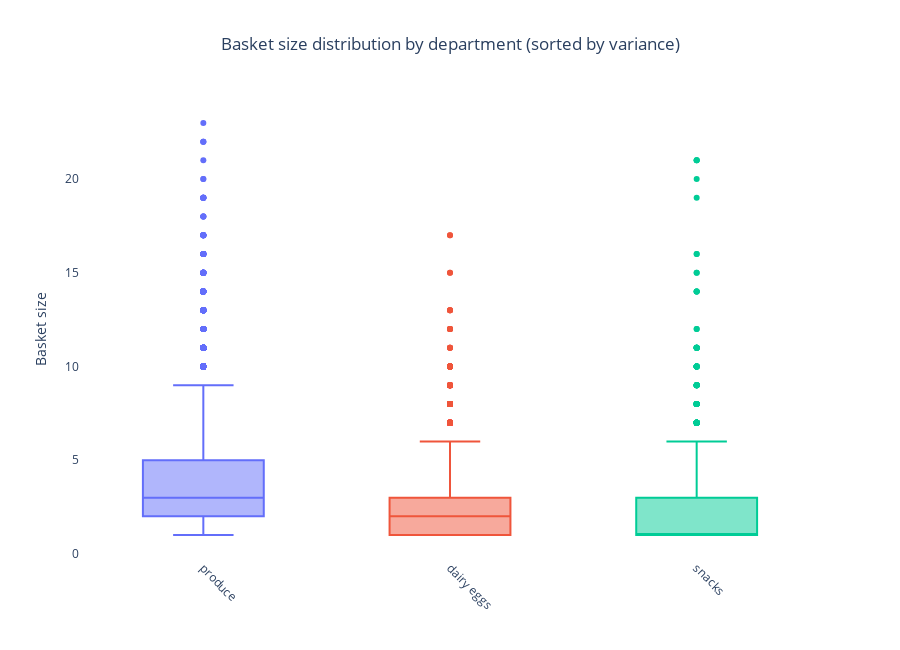

Source (notebook cell):
### Code cell
# Box plot
import plotly.express as px

fig = px.box(
    df_basket,
    x='department',
    y='basket_size',
    category_orders={'department': ordered_departments},
    color='department',
    title='Basket size distribution by department (sorted by variance)'
)

fig.update_layout(
    xaxis_title='',
    yaxis_title='Basket size',
    title_x=0.5,
    plot_bgcolor='white',
    showlegend=False,
    height=650
)

fig.update_xaxes(tickangle=45)
fig.show()

### Figure 1 — Plotly figure (JSON) as saved in the notebook; plotly's stock layout.template omitted (floating-point values rounded to 4 significant figures; data arrays with more than 128 entries replaced by an {"elided": "..."} marker saying what was removed)
{"data": [{"alignmentgroup": "True", "hovertemplate": "department=%{x}<br>basket_size=%{y}<extra></extra>", "legendgroup": "produce", "marker": {"color": "#636efa"}, "name": "produce", "notched": false, "offsetgroup": "produce", "orientation": "v", "showlegend": true, "type": "box", "x": {"elided": "7359 str values"}, "x0": " ", "xaxis": "x", "y": {"elided": "7359 int values"}, "y0": " ", "yaxis": "y"}, {"alignmentgroup": "True", "hovertemplate": "department=%{x}<br>basket_size=%{y}<extra></extra>", "legendgroup": "dairy eggs", "marker": {"color": "#EF553B"}, "name": "dairy eggs", "notched": false, "offsetgroup": "dairy eggs", "orientation": "v", "showlegend": true, "type": "box", "x": {"elided": "6698 str values"}, "x0": " ", "xaxis": "x", "y": {"elided": "6698 int values"}, "y0": " ", "yaxis": "y"}, {"alignmentgroup": "True", "hovertemplate": "department=%{x}<br>basket_size=%{y}<extra></extra>", "legendgroup": "snacks", "marker": {"color": "#00cc96"}, "name": "snacks", "notched": false, "offsetgroup": "snacks", "orientation": "v", "showlegend": true, "type": "box", "x": {"elided": "4171 str values"}, "x0": " ", "xaxis": "x", "y": {"elided": "4171 int values"}, "y0": " ", "yaxis": "y"}], "layout": {"boxmode": "overlay", "height": 650, "legend": {"title": {"text": "department"}, "tracegroupgap": 0}, "plot_bgcolor": "white", "showlegend": false, "title": {"text": "Basket size distribution by department (sorted by variance)", "x": 0.5}, "xaxis": {"anchor": "y", "categoryarray": ["produce", "dairy eggs", "snacks"], "categoryorder": "array", "domain": [0, 1], "tickangle": 45, "title": {"text": ""}}, "yaxis": {"anchor": "x", "domain": [0, 1], "title": {"text": "Basket size"}}}}
